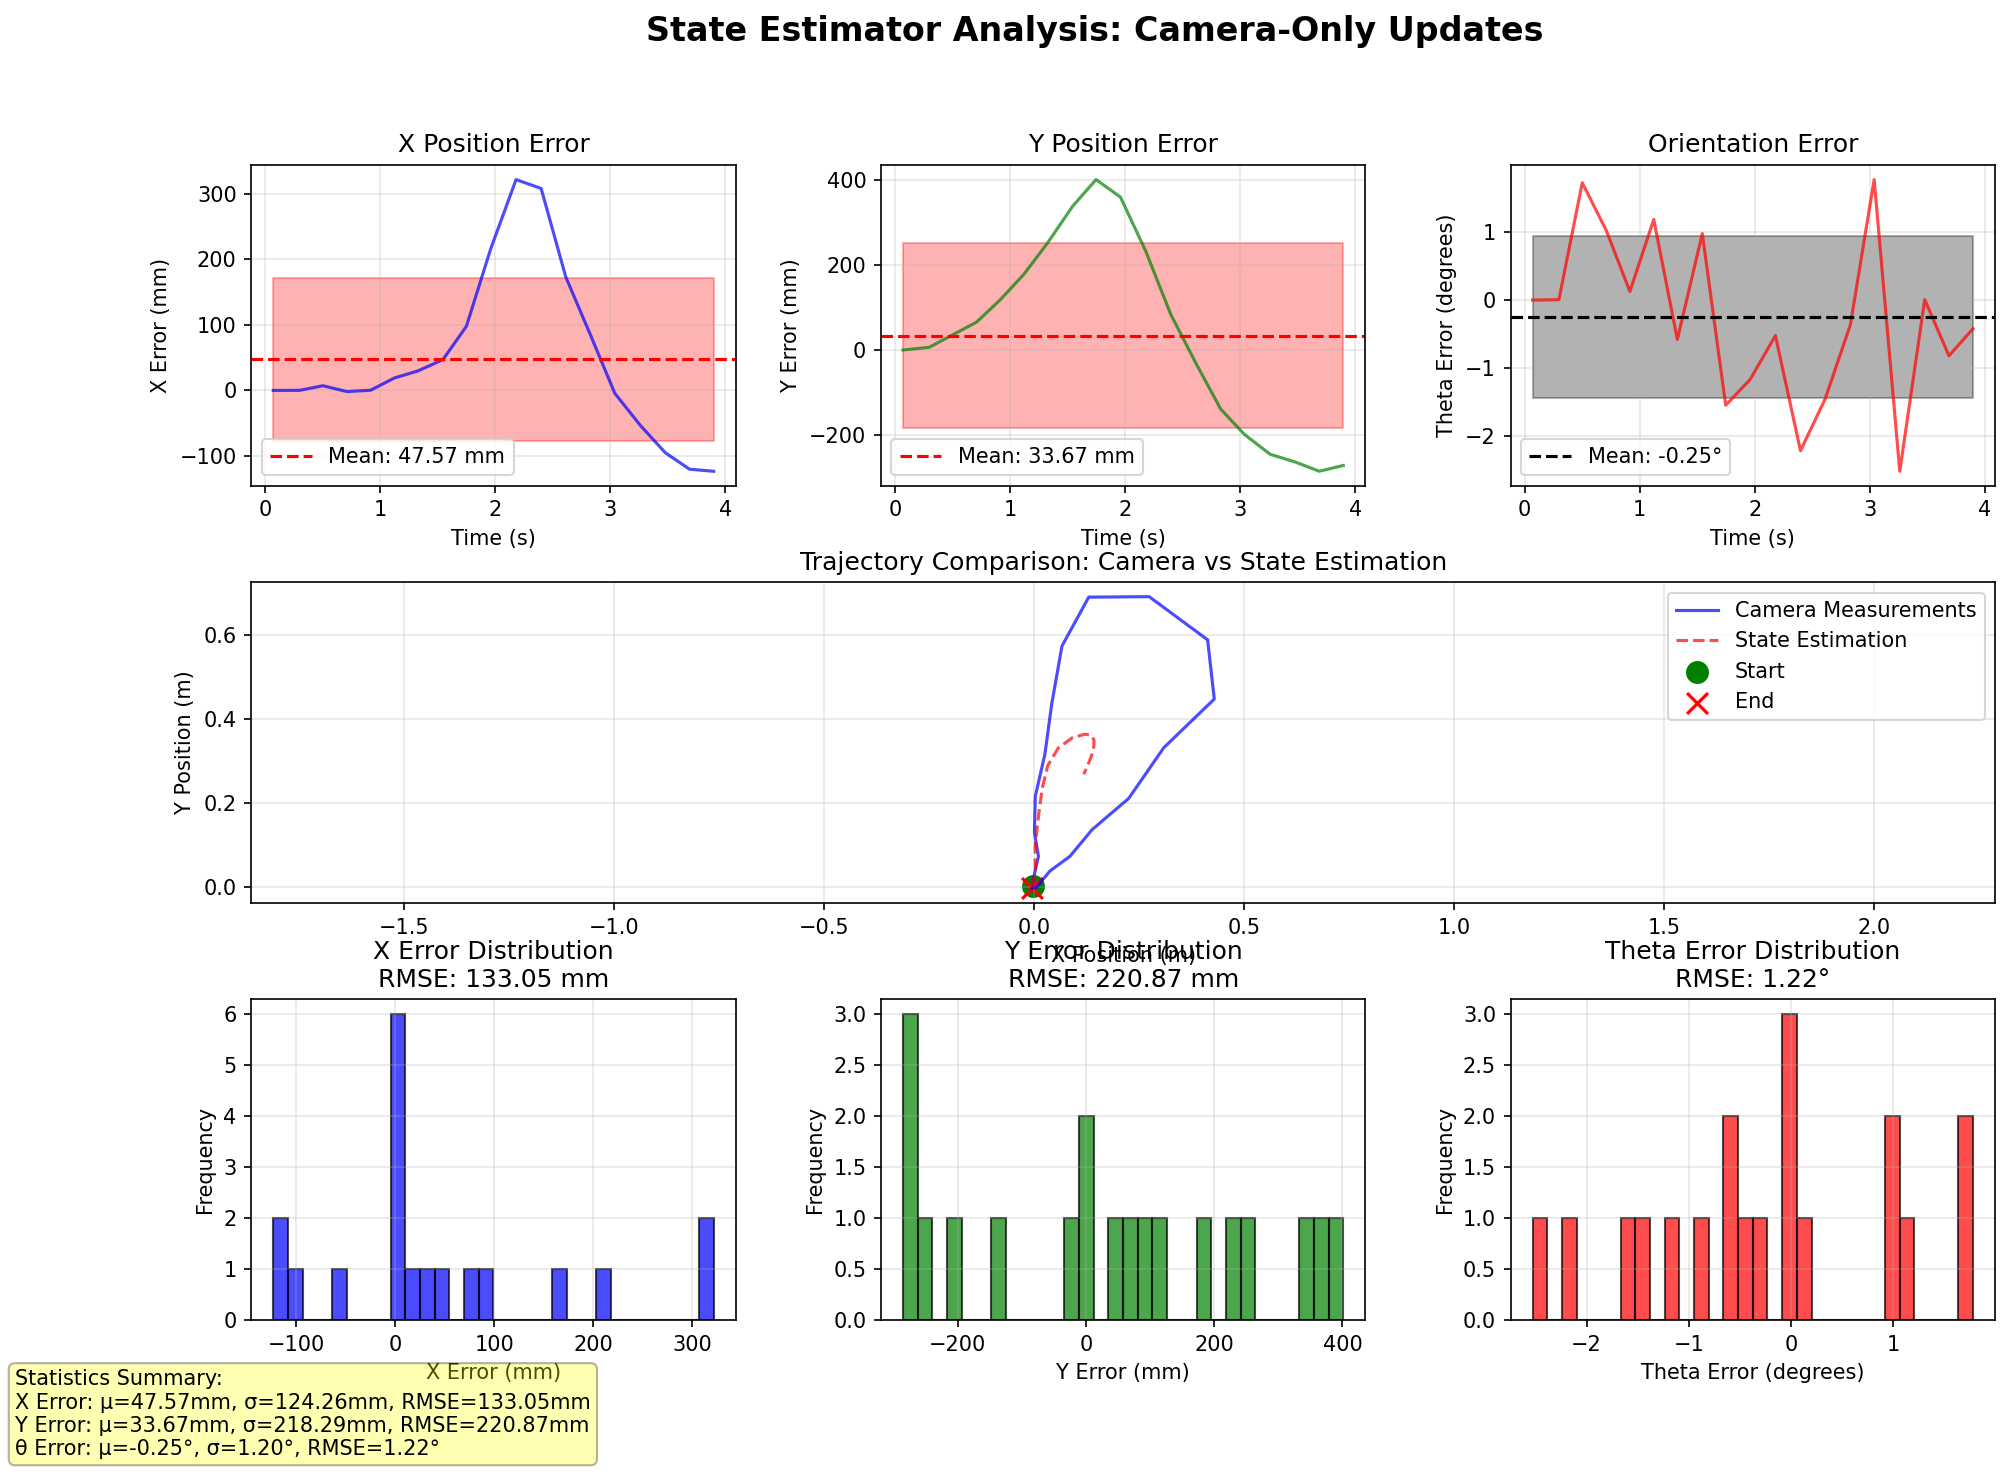

Here is the Python script that generated this plot:
#!/usr/bin/env python3
"""
State Estimator Analysis
Compares camera measurements with state estimation predictions
Processes data from trajectory logs and simulates camera measurements
"""

import numpy as np
import matplotlib.pyplot as plt
from dataclasses import dataclass
from typing import List, Tuple, Optional
import pandas as pd
from scipy import stats

@dataclass
class Measurement:
    """Single measurement data"""
    timestamp: float
    camera_pose: Optional[np.ndarray]  # [x, y, theta]
    encoder_data: Optional[np.ndarray]  # wheel speeds
    gyro_data: Optional[float]         # angular velocity
    
class StateEstimator:
    """Python implementation of the C++ StateEstimator class"""
    
    def __init__(self):
        # State
        self.pose_est = np.zeros(3)  # [x, y, theta]
        self.initialized_pose = False
        self.pose_init = np.zeros(3)
        
        # Covariance matrices
        self.state_cov = np.eye(3) * 0.01  # P matrix
        self.process_cov = np.diag([0.001, 0.001, 0.01])  # Q matrix (process noise)
        self.camera_cov = np.diag([0.005, 0.005, 0.02])   # R matrix (camera measurement noise)
        
        # Timing
        self.t_last_encoder = None
        self.t_last_gyro = None
        self.initialized_encoder = False
        self.initialized_gyro = False
        
        # Robot model parameters (from C++ code)
        self.wheel_radius = 0.03  # meters
        self.robot_radius = 0.09  # meters
        
    def initialize_pose(self, pose_init: np.ndarray):
        """Initialize the pose"""
        self.pose_init = pose_init.copy()
        self.pose_est = pose_init.copy()
        self.initialized_pose = True
        
    def new_camera_data(self, pose_meas: np.ndarray, timestamp: float):
        """Process new camera measurement using Kalman filter update"""
        if not self.initialized_pose:
            self.initialize_pose(pose_meas)
            return
            
        # Kalman filter measurement update
        # Innovation (measurement residual)
        y = pose_meas - self.pose_est
        
        # Normalize angle difference
        y[2] = self._normalize_angle(y[2])
        
        # Innovation covariance
        S = self.state_cov + self.camera_cov
        
        # Kalman gain
        K = self.state_cov @ np.linalg.inv(S)
        
        # State update
        self.pose_est = self.pose_est + K @ y
        
        # Normalize angle
        self.pose_est[2] = self._normalize_angle(self.pose_est[2])
        
        # Covariance update
        self.state_cov = (np.eye(3) - K) @ self.state_cov
        
    def new_encoder_data(self, wheel_speeds_rpm: np.ndarray, timestamp: float):
        """Process encoder data (dead reckoning)"""
        if not self.initialized_pose:
            return
            
        if not self.initialized_encoder:
            self.t_last_encoder = timestamp
            self.initialized_encoder = True
            return
            
        dt = timestamp - self.t_last_encoder
        if dt <= 0:
            return
            
        # Convert RPM to rad/s
        wheel_speeds_radps = wheel_speeds_rpm * 2 * np.pi / 60
        
        # Mecanum wheel kinematics (simplified)
        # vx = (w1 + w2 + w3 + w4) * r / 4
        # vy = (-w1 + w2 + w3 - w4) * r / 4  
        # wz = (-w1 + w2 - w3 + w4) * r / (4 * R)
        
        vx_body = (wheel_speeds_radps[0] + wheel_speeds_radps[1] + 
                   wheel_speeds_radps[2] + wheel_speeds_radps[3]) * self.wheel_radius / 4
        vy_body = (-wheel_speeds_radps[0] + wheel_speeds_radps[1] + 
                   wheel_speeds_radps[2] - wheel_speeds_radps[3]) * self.wheel_radius / 4
        wz = (-wheel_speeds_radps[0] + wheel_speeds_radps[1] - 
              wheel_speeds_radps[2] + wheel_speeds_radps[3]) * self.wheel_radius / (4 * self.robot_radius)
        
        # Transform to world frame
        theta = self.pose_est[2]
        vx_world = vx_body * np.cos(theta) - vy_body * np.sin(theta)
        vy_world = vx_body * np.sin(theta) + vy_body * np.cos(theta)
        
        # Predict new pose
        self.pose_est[0] += vx_world * dt
        self.pose_est[1] += vy_world * dt
        self.pose_est[2] += wz * dt
        
        # Normalize angle
        self.pose_est[2] = self._normalize_angle(self.pose_est[2])
        
        # Update covariance (predict step)
        self.state_cov += self.process_cov * dt
        
        self.t_last_encoder = timestamp
        
    def new_gyro_data(self, w_radps: float, timestamp: float):
        """Process gyro data"""
        if not self.initialized_pose:
            return
            
        if not self.initialized_gyro:
            self.t_last_gyro = timestamp
            self.initialized_gyro = True
            return
            
        dt = timestamp - self.t_last_gyro
        if dt <= 0:
            return
            
        # Update orientation
        self.pose_est[2] += w_radps * dt
        self.pose_est[2] = self._normalize_angle(self.pose_est[2])
        
        # Update covariance
        self.state_cov[2, 2] += self.process_cov[2, 2] * dt
        
        self.t_last_gyro = timestamp
        
    def get_pose(self) -> np.ndarray:
        """Get current estimated pose"""
        return self.pose_est.copy()
        
    def _normalize_angle(self, angle: float) -> float:
        """Normalize angle to [-pi, pi]"""
        while angle > np.pi:
            angle -= 2 * np.pi
        while angle < -np.pi:
            angle += 2 * np.pi
        return angle
        

def simulate_trajectory_with_camera(num_trajectories: int = 1) -> List[Measurement]:
    """
    Simulate a trajectory with camera measurements
    Based on the trajectory from trajectory_log.txt
    """
    measurements = []
    
    # Read trajectory data
    trajectory_data = []
    with open('trajectory_log.txt', 'r') as f:
        lines = f.readlines()
        data_started = False
        for line in lines:
            if line.startswith('# DATA_START'):
                data_started = True
                continue
            if data_started and not line.startswith('#'):
                parts = line.strip().split()
                if len(parts) >= 7:
                    trajectory_data.append([float(p) for p in parts])
    
    # Convert to numpy array
    trajectory_data = np.array(trajectory_data)
    
    # Process specified number of trajectories
    total_points = len(trajectory_data)
    points_per_trajectory = total_points // num_trajectories
    
    # Camera measurement frequency (every N samples)
    camera_frequency = 10  # Camera measurement every 10 encoder measurements
    
    # Add noise parameters
    camera_noise_std = np.array([0.005, 0.005, 0.02])  # meters, meters, radians
    
    for traj_idx in range(num_trajectories):
        start_idx = traj_idx * points_per_trajectory
        end_idx = min((traj_idx + 1) * points_per_trajectory, total_points)
        
        for i in range(start_idx, end_idx):
            timestamp = trajectory_data[i, 0]
            true_pose = trajectory_data[i, 1:4]  # x, y, theta
            velocities = trajectory_data[i, 4:7]  # vx, vy, omega
            
            # Create measurement
            measurement = Measurement(
                timestamp=timestamp,
                camera_pose=None,
                encoder_data=None,
                gyro_data=None
            )
            
            # Add camera measurement at regular intervals with noise
            if i % camera_frequency == 0:
                camera_pose = true_pose + np.random.normal(0, camera_noise_std)
                measurement.camera_pose = camera_pose
            
            # Simulate encoder data (wheel speeds from velocities)
            # Inverse kinematics: from body velocities to wheel speeds
            vx, vy, wz = velocities
            R = 0.09  # robot radius
            r = 0.03  # wheel radius
            
            # Mecanum wheel inverse kinematics
            w1 = (vx - vy - R * wz) / r
            w2 = (vx + vy + R * wz) / r
            w3 = (vx + vy - R * wz) / r
            w4 = (vx - vy + R * wz) / r
            
            # Convert to RPM
            wheel_speeds_rpm = np.array([w1, w2, w3, w4]) * 60 / (2 * np.pi)
            measurement.encoder_data = wheel_speeds_rpm
            
            # Gyro data
            measurement.gyro_data = wz
            
            measurements.append(measurement)
    
    return measurements


def analyze_estimation_error(measurements: List[Measurement]) -> dict:
    """
    Run state estimator with camera-only updates and analyze error
    """
    estimator = StateEstimator()
    
    # Storage for results
    timestamps = []
    camera_poses = []
    estimated_poses = []
    errors = []
    
    for measurement in measurements:
        # Process only camera measurements
        if measurement.camera_pose is not None:
            estimator.new_camera_data(measurement.camera_pose, measurement.timestamp)
            
            # Store data
            timestamps.append(measurement.timestamp)
            camera_poses.append(measurement.camera_pose)
            estimated_poses.append(estimator.get_pose())
            
            # Calculate error
            error = measurement.camera_pose - estimator.get_pose()
            error[2] = estimator._normalize_angle(error[2])  # Normalize angle error
            errors.append(error)
    
    # Convert to numpy arrays
    timestamps = np.array(timestamps)
    camera_poses = np.array(camera_poses)
    estimated_poses = np.array(estimated_poses)
    errors = np.array(errors)
    
    # Calculate statistics
    stats_dict = {
        'timestamps': timestamps,
        'camera_poses': camera_poses,
        'estimated_poses': estimated_poses,
        'errors': errors,
        'x_error_mean': np.mean(errors[:, 0]),
        'x_error_std': np.std(errors[:, 0]),
        'y_error_mean': np.mean(errors[:, 1]),
        'y_error_std': np.std(errors[:, 1]),
        'theta_error_mean': np.mean(errors[:, 2]),
        'theta_error_std': np.std(errors[:, 2]),
        'x_error_rmse': np.sqrt(np.mean(errors[:, 0]**2)),
        'y_error_rmse': np.sqrt(np.mean(errors[:, 1]**2)),
        'theta_error_rmse': np.sqrt(np.mean(errors[:, 2]**2))
    }
    
    return stats_dict


def plot_results(stats: dict):
    """
    Create comprehensive plot showing errors and statistics
    """
    fig = plt.figure(figsize=(15, 10))
    
    # Create subplots
    gs = fig.add_gridspec(3, 3, hspace=0.3, wspace=0.3)
    
    # Plot 1: X Error over time
    ax1 = fig.add_subplot(gs[0, 0])
    ax1.plot(stats['timestamps'], stats['errors'][:, 0] * 1000, 'b-', alpha=0.7)
    ax1.axhline(y=stats['x_error_mean'] * 1000, color='r', linestyle='--', label=f"Mean: {stats['x_error_mean']*1000:.2f} mm")
    ax1.fill_between(stats['timestamps'], 
                     (stats['x_error_mean'] - stats['x_error_std']) * 1000,
                     (stats['x_error_mean'] + stats['x_error_std']) * 1000,
                     alpha=0.3, color='r')
    ax1.set_xlabel('Time (s)')
    ax1.set_ylabel('X Error (mm)')
    ax1.set_title('X Position Error')
    ax1.legend()
    ax1.grid(True, alpha=0.3)
    
    # Plot 2: Y Error over time
    ax2 = fig.add_subplot(gs[0, 1])
    ax2.plot(stats['timestamps'], stats['errors'][:, 1] * 1000, 'g-', alpha=0.7)
    ax2.axhline(y=stats['y_error_mean'] * 1000, color='r', linestyle='--', label=f"Mean: {stats['y_error_mean']*1000:.2f} mm")
    ax2.fill_between(stats['timestamps'],
                     (stats['y_error_mean'] - stats['y_error_std']) * 1000,
                     (stats['y_error_mean'] + stats['y_error_std']) * 1000,
                     alpha=0.3, color='r')
    ax2.set_xlabel('Time (s)')
    ax2.set_ylabel('Y Error (mm)')
    ax2.set_title('Y Position Error')
    ax2.legend()
    ax2.grid(True, alpha=0.3)
    
    # Plot 3: Theta Error over time
    ax3 = fig.add_subplot(gs[0, 2])
    ax3.plot(stats['timestamps'], np.degrees(stats['errors'][:, 2]), 'r-', alpha=0.7)
    ax3.axhline(y=np.degrees(stats['theta_error_mean']), color='k', linestyle='--', 
                label=f"Mean: {np.degrees(stats['theta_error_mean']):.2f}°")
    ax3.fill_between(stats['timestamps'],
                     np.degrees(stats['theta_error_mean'] - stats['theta_error_std']),
                     np.degrees(stats['theta_error_mean'] + stats['theta_error_std']),
                     alpha=0.3, color='k')
    ax3.set_xlabel('Time (s)')
    ax3.set_ylabel('Theta Error (degrees)')
    ax3.set_title('Orientation Error')
    ax3.legend()
    ax3.grid(True, alpha=0.3)
    
    # Plot 4: Trajectory comparison
    ax4 = fig.add_subplot(gs[1, :])
    ax4.plot(stats['camera_poses'][:, 0], stats['camera_poses'][:, 1], 'b-', label='Camera Measurements', alpha=0.7)
    ax4.plot(stats['estimated_poses'][:, 0], stats['estimated_poses'][:, 1], 'r--', label='State Estimation', alpha=0.7)
    ax4.scatter(stats['camera_poses'][0, 0], stats['camera_poses'][0, 1], c='g', s=100, marker='o', label='Start')
    ax4.scatter(stats['camera_poses'][-1, 0], stats['camera_poses'][-1, 1], c='r', s=100, marker='x', label='End')
    ax4.set_xlabel('X Position (m)')
    ax4.set_ylabel('Y Position (m)')
    ax4.set_title('Trajectory Comparison: Camera vs State Estimation')
    ax4.legend()
    ax4.grid(True, alpha=0.3)
    ax4.axis('equal')
    
    # Plot 5: Error histograms
    ax5 = fig.add_subplot(gs[2, 0])
    ax5.hist(stats['errors'][:, 0] * 1000, bins=30, alpha=0.7, color='b', edgecolor='black')
    ax5.set_xlabel('X Error (mm)')
    ax5.set_ylabel('Frequency')
    ax5.set_title(f'X Error Distribution\nRMSE: {stats["x_error_rmse"]*1000:.2f} mm')
    ax5.grid(True, alpha=0.3)
    
    ax6 = fig.add_subplot(gs[2, 1])
    ax6.hist(stats['errors'][:, 1] * 1000, bins=30, alpha=0.7, color='g', edgecolor='black')
    ax6.set_xlabel('Y Error (mm)')
    ax6.set_ylabel('Frequency')
    ax6.set_title(f'Y Error Distribution\nRMSE: {stats["y_error_rmse"]*1000:.2f} mm')
    ax6.grid(True, alpha=0.3)
    
    ax7 = fig.add_subplot(gs[2, 2])
    ax7.hist(np.degrees(stats['errors'][:, 2]), bins=30, alpha=0.7, color='r', edgecolor='black')
    ax7.set_xlabel('Theta Error (degrees)')
    ax7.set_ylabel('Frequency')
    ax7.set_title(f'Theta Error Distribution\nRMSE: {np.degrees(stats["theta_error_rmse"]):.2f}°')
    ax7.grid(True, alpha=0.3)
    
    plt.suptitle('State Estimator Analysis: Camera-Only Updates', fontsize=16, fontweight='bold')
    
    # Add statistics text box
    stats_text = f"""Statistics Summary:
X Error: μ={stats['x_error_mean']*1000:.2f}mm, σ={stats['x_error_std']*1000:.2f}mm, RMSE={stats['x_error_rmse']*1000:.2f}mm
Y Error: μ={stats['y_error_mean']*1000:.2f}mm, σ={stats['y_error_std']*1000:.2f}mm, RMSE={stats['y_error_rmse']*1000:.2f}mm
θ Error: μ={np.degrees(stats['theta_error_mean']):.2f}°, σ={np.degrees(stats['theta_error_std']):.2f}°, RMSE={np.degrees(stats['theta_error_rmse']):.2f}°"""
    
    fig.text(0.02, 0.02, stats_text, fontsize=10, 
             bbox=dict(boxstyle="round,pad=0.3", facecolor="yellow", alpha=0.3))
    
    plt.tight_layout()
    plt.savefig('state_estimator_analysis.png', dpi=150, bbox_inches='tight')
    plt.show()
    
    return fig


def main():
    """Main analysis function"""
    print("State Estimator Analysis - Camera Only Updates")
    print("=" * 50)
    
    # Number of trajectories to analyze (configurable)
    NUM_TRAJECTORIES = 1  # Change this to analyze more trajectories
    
    print(f"Analyzing {NUM_TRAJECTORIES} trajectory(ies)...")
    
    # Generate measurements with simulated camera data
    measurements = simulate_trajectory_with_camera(NUM_TRAJECTORIES)
    print(f"Generated {len(measurements)} measurements")
    
    # Count camera measurements
    camera_count = sum(1 for m in measurements if m.camera_pose is not None)
    print(f"Camera measurements: {camera_count}")
    
    # Run analysis
    stats = analyze_estimation_error(measurements)
    
    # Print results
    print("\nError Statistics:")
    print("-" * 30)
    print(f"X Error:")
    print(f"  Mean: {stats['x_error_mean']*1000:.3f} mm")
    print(f"  Std:  {stats['x_error_std']*1000:.3f} mm")
    print(f"  RMSE: {stats['x_error_rmse']*1000:.3f} mm")
    
    print(f"\nY Error:")
    print(f"  Mean: {stats['y_error_mean']*1000:.3f} mm")
    print(f"  Std:  {stats['y_error_std']*1000:.3f} mm")
    print(f"  RMSE: {stats['y_error_rmse']*1000:.3f} mm")
    
    print(f"\nTheta Error:")
    print(f"  Mean: {np.degrees(stats['theta_error_mean']):.3f} degrees")
    print(f"  Std:  {np.degrees(stats['theta_error_std']):.3f} degrees")
    print(f"  RMSE: {np.degrees(stats['theta_error_rmse']):.3f} degrees")
    
    # Plot results
    print("\nGenerating plots...")
    plot_results(stats)
    print("Plots saved to 'state_estimator_analysis.png'")
    
    return stats


if __name__ == "__main__":
    stats = main()